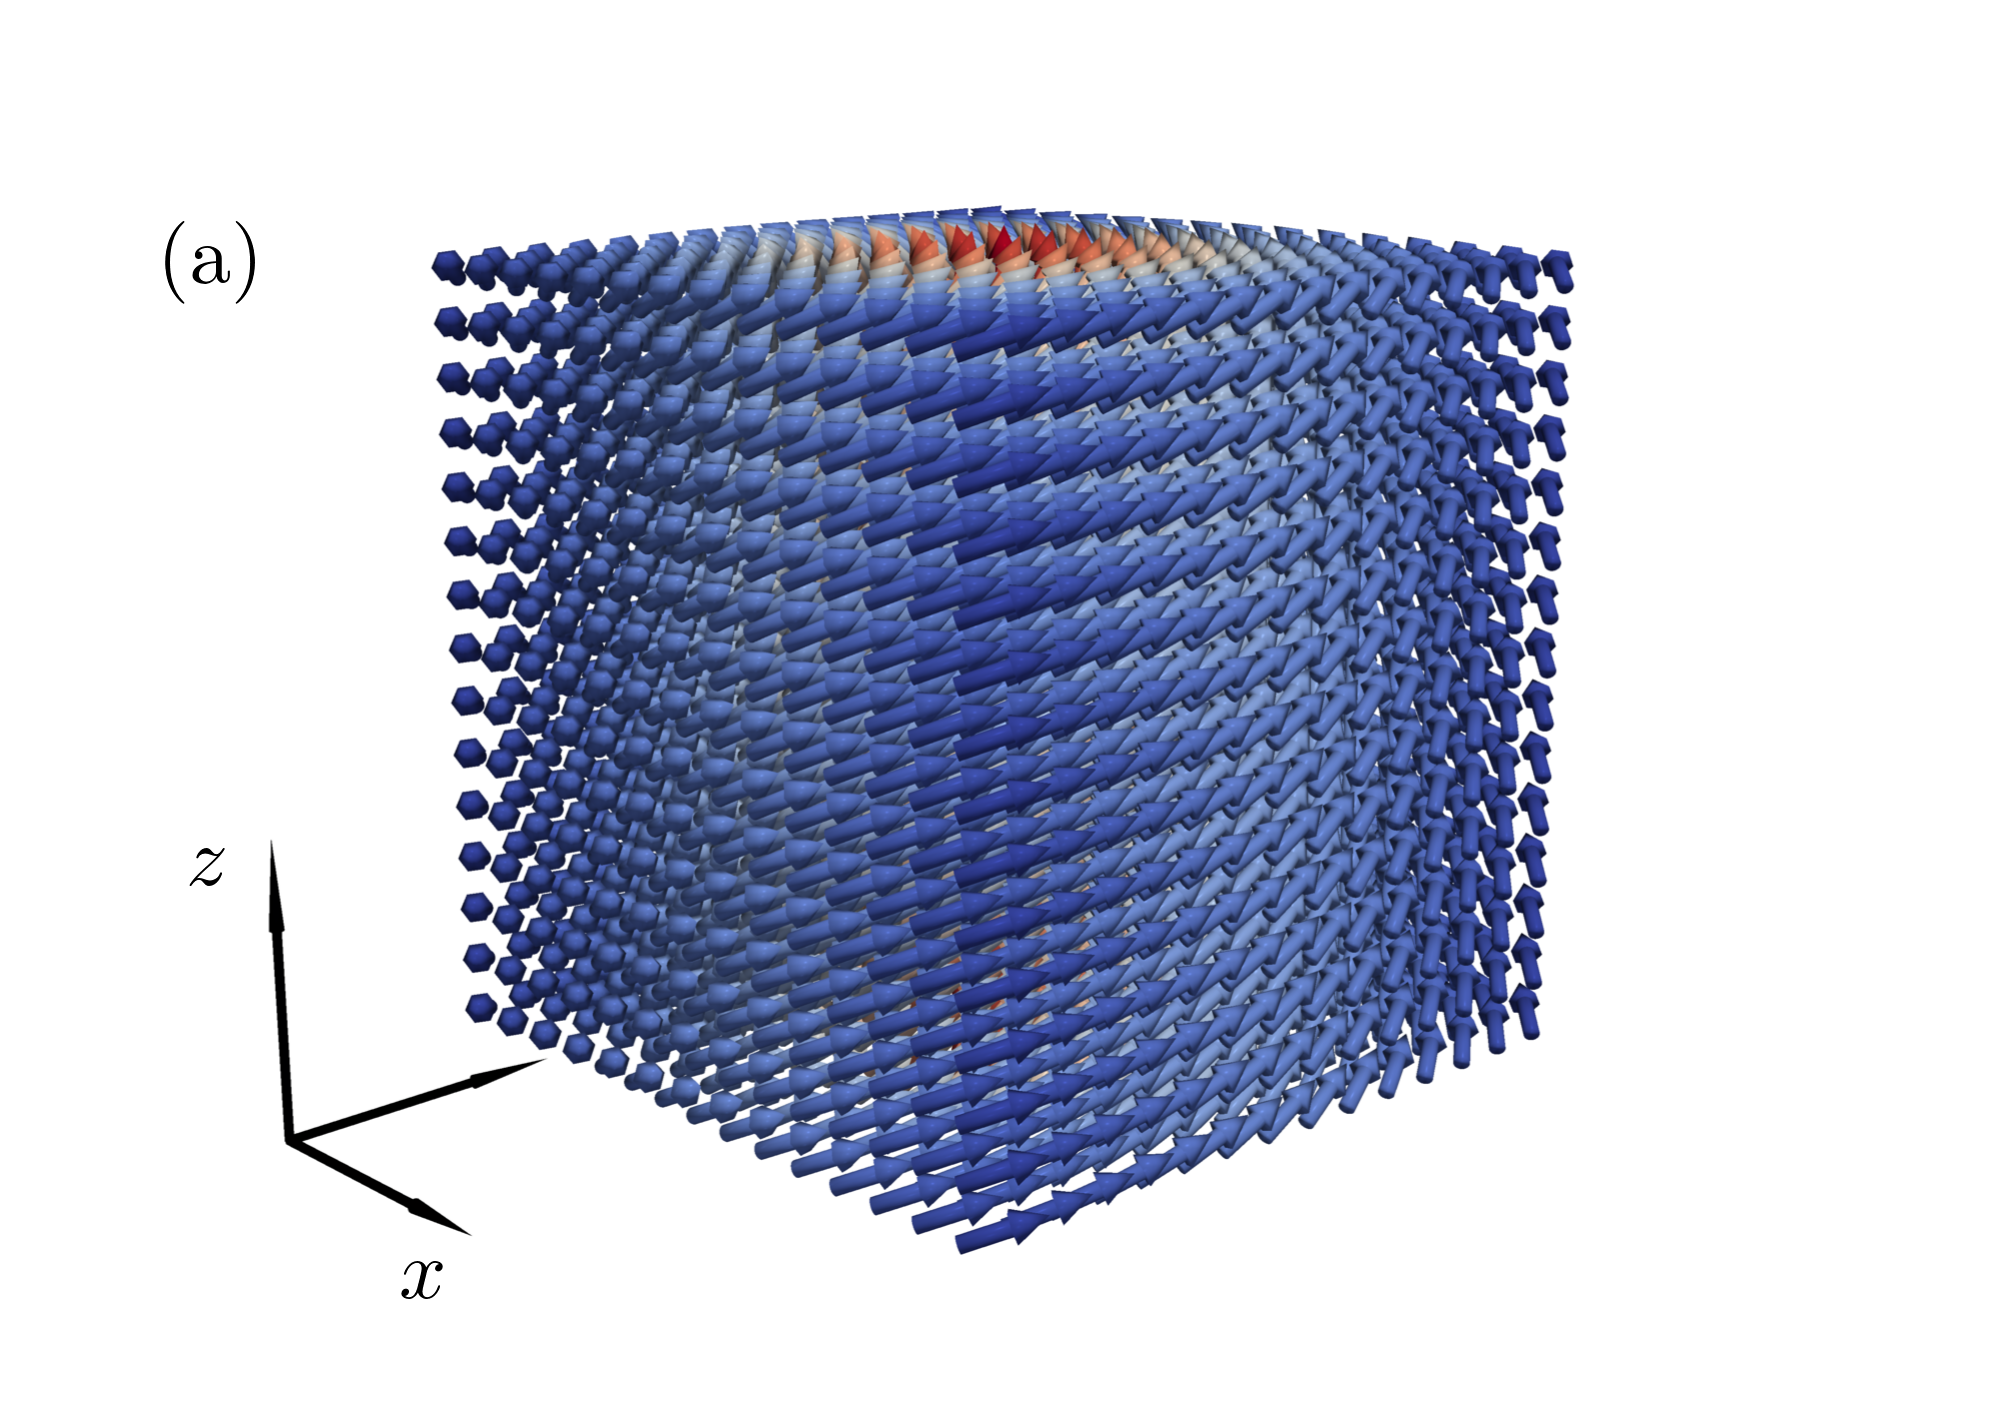

This chart was generated by the following Python code:
import numpy as np
import paperfig as pf

# ------------------------------
# Example vector field: vortex
# ------------------------------
N = 15
x = np.linspace(-1, 1, N)
y = np.linspace(-1, 1, N)
z = np.linspace(-1, 1, N)

X, Y, Z = np.meshgrid(x, y, z)


# Vortex field
Hx = -Y
Hy = X
Hz = np.zeros_like(X) + 0.5

H = np.sqrt(Hx**2 + Hy**2 + Hz**2)
Hx = Hx/H
Hy = Hy/H
Hz = Hz/H

C = Hz  # color by y-component

# Flatten to 1D
xv = X.ravel()
yv = Y.ravel()
zv = Z.ravel()
Hxv = Hx.ravel()
Hyv = Hy.ravel()
Hzv = Hz.ravel()
Cv  = C.ravel()

# ------------------------------
# Create figure
# ------------------------------
x_shift = + 0.5
y_shift = - 0.5

fig = pf.create_paper_figure(width_cm=8.5, height_cm=6.0, fontsize=7)

pf.add_label_cm(fig, "(a)", 0.2+x_shift, 5.3+y_shift, 8.5, 6.0)

pf.add_label_cm(fig, r"$x$", 1.2+x_shift, 1.0+y_shift, 8.5, 6.0)
pf.add_label_cm(fig, r"$z$", 0.3+x_shift, 2.75+y_shift, 8.5, 6.0)

# ------------------------------
# 3D Panel
# ------------------------------
ax, img = pf.quiver3_advanced_panel(
    fig,
    xv, yv, zv, Hxv, Hyv, Hzv, Cv,
    Cmin=np.min(Cv), Cmax=np.max(Cv),
    cmap="coolwarm",
    scale=0.075,
    subsample=1,
    view="custom",
    cam_pos=(3, -3, 1),
    focal_point=(0, 0, 0),
    up_direction=(0, 0, 1),
    axes_width_cm=6.5,
    axes_pos_x_cm=0.5+x_shift,
    axes_pos_y_cm=0.5+y_shift,
    dpi=600
)

fig.savefig("example_quiver3d.png", dpi=600)
print("Saved example_quiver3d.png")
